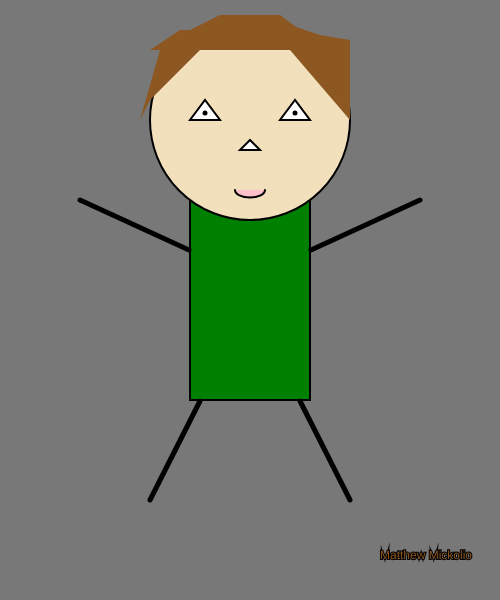
Frame 1 (no input)
Frame 60 (no input): identical to frame 1, image omitted
Frame 120 (the mouse pressed at the canvas centre since frame 60): identical to frame 1, image omitted

The p5.js sketch that drew this single still picture (run headless with seeded random() and noise() and a simulated clock; from frame 60 on, the mouse is pressed at the canvas centre):

// p5.js sketch
// ── sketch.js
function setup()
{
	createCanvas(500,600);
}

function draw()
{
	let c = color(241, 224, 187);
	strokeWeight(2);
	background(120);
	fill("green");
	rect(190, 200, 120, 200);
	fill(c);
	circle(250,120,200);
	fill("pink");
	arc(250, 190, 30, 15, TWO_PI, -PI);
	fill("white");
	triangle(190, 120, 220, 120, 205, 100);
	triangle(310, 120, 280, 120, 295, 100);
	triangle(240, 150, 260, 150, 250, 140);
	strokeWeight(5);
	point(205, 113);
	point(295, 113);
	line(189, 250, 80, 200);
	line(311, 250, 420, 200);
	line(200, 401, 150, 500);
	line(300, 401, 350, 500);
	strokeWeight(2);
	noStroke();
	c = color(141, 87, 33);
	fill(c);
	quad(140, 120, 160, 50, 200, 50, 150, 100);
	quad(150, 50, 180, 30, 280, 30, 300, 50);
	quad(190, 30, 220, 15, 280, 15, 300, 30);
	quad(260, 15, 320, 35, 350, 40, 350, 120);
	color("black");
	stroke("black");
	text("Matthew Mickolio", 380, 550, 100, 25);
	
}
